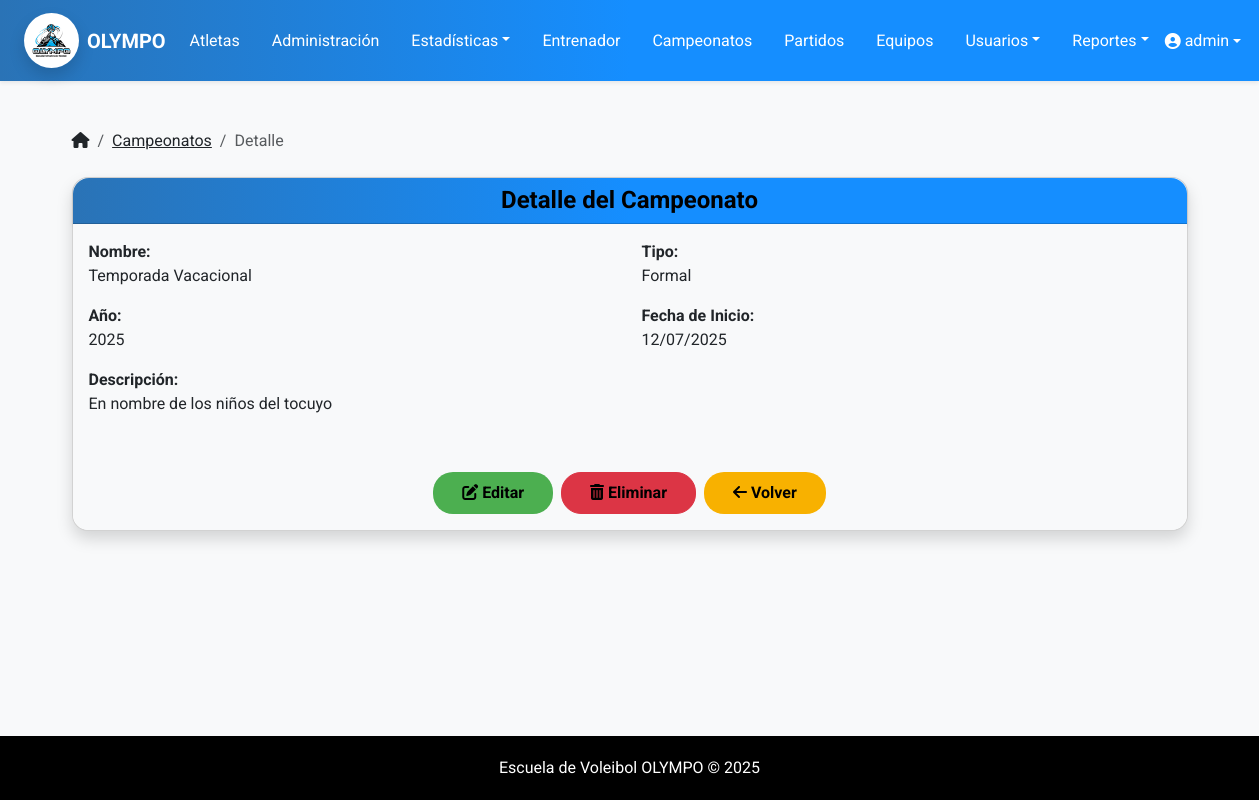
Screenshot of /atletas/campeonatos/detalle/5/ (signed in) with the database file from the repository.
### atletas/models.py (models this page shows, shortened)
class Campeonato(models.Model):
    TIPO_CHOICES = [
        ('formal', 'Formal'),
        ('amistoso', 'Amistoso'),
    ]
    nombre = models.CharField(max_length=100)
    tipo = models.CharField(max_length=10, choices=TIPO_CHOICES)
    anio = models.PositiveIntegerField()
    fecha_inicio = models.DateField(blank=True, null=True)
    descripcion = models.TextField(blank=True)

### atletas/views.py (the view)
# urls.py: path('campeonatos/detalle/<int:campeonato_id>/', views.detalle_campeonato, name='detalle_campeonato'),
@user_passes_test(lambda u: es_admin(u) or es_entrenador(u))
def detalle_campeonato(request, campeonato_id):
    campeonato = get_object_or_404(Campeonato, id=campeonato_id)
    return render(request, 'campeonatos/detalle_campeonato.html', {
        'campeonato': campeonato
    })

### atletas/context_processors.py (called while the page is built)
def role_flags(request):
    u = request.user
    atleta_id = None
    if u.is_authenticated and es_atleta(u):  # ✅ propiedad
        if hasattr(u, "atleta"):
            atleta_id = u.atleta.id
    return {
        "is_admin": es_admin(u),
        "is_trainer": es_entrenador(u),
        "is_athlete": es_atleta(u),
        "atleta_id": atleta_id,
    }

### atletas/utils/roles.py (called while the page is built)
def es_admin(user):
    return user.is_authenticated and (user.is_superuser or user.groups.filter(name='Administrador').exists())

def es_entrenador(user):
    return user.is_authenticated and (
        user.groups.filter(name='Entrenador').exists() or hasattr(user, 'entrenador')
    )

def es_atleta(user):
    return user.is_authenticated and hasattr(user, 'atleta')  # por la OneToOne

### templates/campeonatos/detalle_campeonato.html (shortened to what this page needs)
{% extends 'base.html' %}
{% load static %}
{% block content %}
  <div class="d-flex justify-content-between align-items-center mb-3">
    <nav aria-label="breadcrumb" class="mb-0">
      <ol class="breadcrumb mb-0">
        <li class="breadcrumb-item">
          <a href="{% url 'menu_principal' %}" class="text-dark">
            <i class="fa-solid fa-house"></i>
          </a>
        </li>
        <li class="breadcrumb-item">
          <a href="{% url 'lista_campeonatos' %}" class="text-dark">Campeonatos</a>
        </li>
        <li class="breadcrumb-item active" aria-current="page">Detalle</li>
      </ol>
    </nav>
  </div>
  <div class="card shadow rounded-4">
    <div class="card-header bg-dark text-white text-center rounded-top-4">
      <h4 class="mb-0">Detalle del Campeonato</h4>
    </div>
    <div class="card-body bg-light rounded-bottom-4">
      <div class="row">
        <div class="col-md-6 mb-3">
          <strong>Nombre:</strong>
          <div>{{ campeonato.nombre }}</div>
        </div>
        <div class="col-md-6 mb-3">
          <strong>Tipo:</strong>
          <div>{{ campeonato.get_tipo_display }}</div>
        </div>
        <div class="col-md-6 mb-3">
          <strong>Año:</strong>
          <div>{{ campeonato.anio }}</div>
        </div>
        <div class="col-md-6 mb-3">
          <strong>Fecha de Inicio:</strong>
          <div>{{ campeonato.fecha_inicio|date:"d/m/Y" }}</div>
        </div>
        <div class="col-12 mb-3">
          <strong>Descripción:</strong>
          <div>{{ campeonato.descripcion|linebreaks }}</div>
        </div>
      </div>
      <div class="d-flex justify-content-center gap-2 mt-4">
        <a href="{% url 'editar_campeonato' campeonato.id %}" class="btn" style="background: #4caf50;">
          <i class="fas fa-edit"></i> Editar
        </a>
        <a href="{% url 'eliminar_campeonato' campeonato.id %}" class="btn btn-danger"><i class="fas fa-trash-alt"></i>
           Eliminar
        </a>
        <a href="{% url 'lista_campeonatos' %}" class="btn " style="background: #f8b100;"><i class="fa-solid fa-arrow-left"></i>
        Volver
    </a>
      </div>
    </div>
  </div>
{% endblock %}

### templates/base.html (shortened to what this page needs)
<!DOCTYPE html>
{% load static %}
<html lang="es">
<head>
    <link href="https://cdn.jsdelivr.net/npm/bootstrap@5.3.3/dist/css/bootstrap.min.css" rel="stylesheet">
    <link rel="stylesheet" href="https://cdnjs.cloudflare.com/ajax/libs/font-awesome/6.5.0/css/all.min.css">
    <link rel="stylesheet" href="{% static 'css/estilos.css' %}">
</head>
<body>
    <nav class="navbar navbar-expand-lg bg-escovol navbar-dark shadow-sm">
        <div class="container-fluid px-4">
            <a class="navbar-brand d-flex align-items-center">
                <img src="{% static 'img/logo-olympo.jpeg' %}" alt="Logo Olympo" width="55" height="55" class="me-2 rounded-circle shadow">
                <span class="fw-bold text-white">OLYMPO</span>
            </a>
            <div class="collapse navbar-collapse justify-content-between" id="navbarMenu">
                <ul class="navbar-nav mx-auto gap-3">
                    {% if is_admin or is_trainer %}
                        <li class="nav-item"><a class="nav-link text-white" href="{% url 'lista_atletas' %}">Atletas</a></li>
                        <li class="nav-item"><a class="nav-link text-white" href="{% url 'administracion' %}">Administración</a></li>
                        <li class="nav-item dropdown">
                            <a class="nav-link dropdown-toggle text-white" href="#" data-bs-toggle="dropdown">Estadísticas</a>
                        </li>
                        <li class="nav-item"><a class="nav-link text-white" href="{% url 'lista_entrenadores' %}">Entrenador</a></li>
                        <li class="nav-item"><a class="nav-link text-white" href="{% url 'lista_campeonatos' %}">Campeonatos</a></li>
                        <li class="nav-item"><a class="nav-link text-white" href="{% url 'lista_partidos' %}">Partidos</a></li>
                        <li class="nav-item"><a class="nav-link text-white" href="{% url 'listar_equipos' %}">Equipos</a></li>
                        {% if is_admin %}
                            <li class="nav-item dropdown">
                                <a class="nav-link dropdown-toggle text-white" href="#" data-bs-toggle="dropdown">Usuarios</a>
                            </li>
                        {% endif %}
                        <li class="nav-item dropdown">
                            <a class="nav-link dropdown-toggle text-white" href="#" data-bs-toggle="dropdown">Reportes</a>
                        </li>
                    {% endif %}
                </ul>
                <ul class="navbar-nav">
                    {% if user.is_authenticated %}
                        <li class="nav-item dropdown">
                            <a class="nav-link dropdown-toggle d-flex align-items-center text-white" href="#" role="button" data-bs-toggle="dropdown">
                                <i class="fa-solid fa-user-circle me-1"></i>
                                {{ user.get_full_name|default:user.username }}
                            </a>
                        </li>
                    {% else %}
                        <li class="nav-item">
                            <a class="nav-link text-white fw-semibold" href="{% url 'login' %}">
                                <i class="fas fa-sign-in-alt me-1"></i> Iniciar sesión
                            </a>
                        </li>
                    {% endif %}
                </ul>
            </div>
        </div>
    </nav>
    <main class="container py-5">
        {% block content %}{% endblock %}
    </main>
    <footer>
        Escuela de Voleibol OLYMPO © {{ year|default:2025 }}
    </footer>
</body>
</html>

### static/css/estilos.css (style rules this page uses)
.card-header { background: linear-gradient(to right, #1A4B7D, #2A73B6, #5C9DCC); color: #f8f4f4 !important; box-shadow: 0 2px 4px rgba(0, 0, 0, 0.1); }
.card-header h4 { font-weight: bold; }
.btn-success, .btn-danger, .btn-warning, .btn-secondary, .btn-info, .btn-primary, .btn { padding: 8px 28px; border-radius: 20px; line-height: 24px; font-weight: bold; color: black; }

### templates/base.html (style rules this page uses)
html, body { height: 100%; margin: 0; display: flex; flex-direction: column; }
main { flex: 1; }
body { font-family: 'Roboto', sans-serif; background-color: #f8f9fa; color: #212529; }
.navbar-brand { font-weight: bold; color: #070303 !important; }
.bg-escovol { background: linear-gradient(to right, #2A73B6, #158EFF, #158EFF); }
footer { margin-top: 40px; padding: 20px 0; background-color: #000000; color: white; text-align: center; }
.card-header { background: linear-gradient(to right, #2A73B6, #158EFF, #158EFF); color: #000000 !important; box-shadow: 0 2px 4px rgba(0, 0, 0, 0.1); }

### rows the page displays
Campeonato: nombre "Temporada Vacacional", tipo "Formal", anio "2025", fecha_inicio "12/07/2025", descripcion "En nombre de los niños del tocuyo"

### other values shown
{{ user.get_full_name|default:user.username }} "admin"
{{ year|default:2025 }} "2025"
